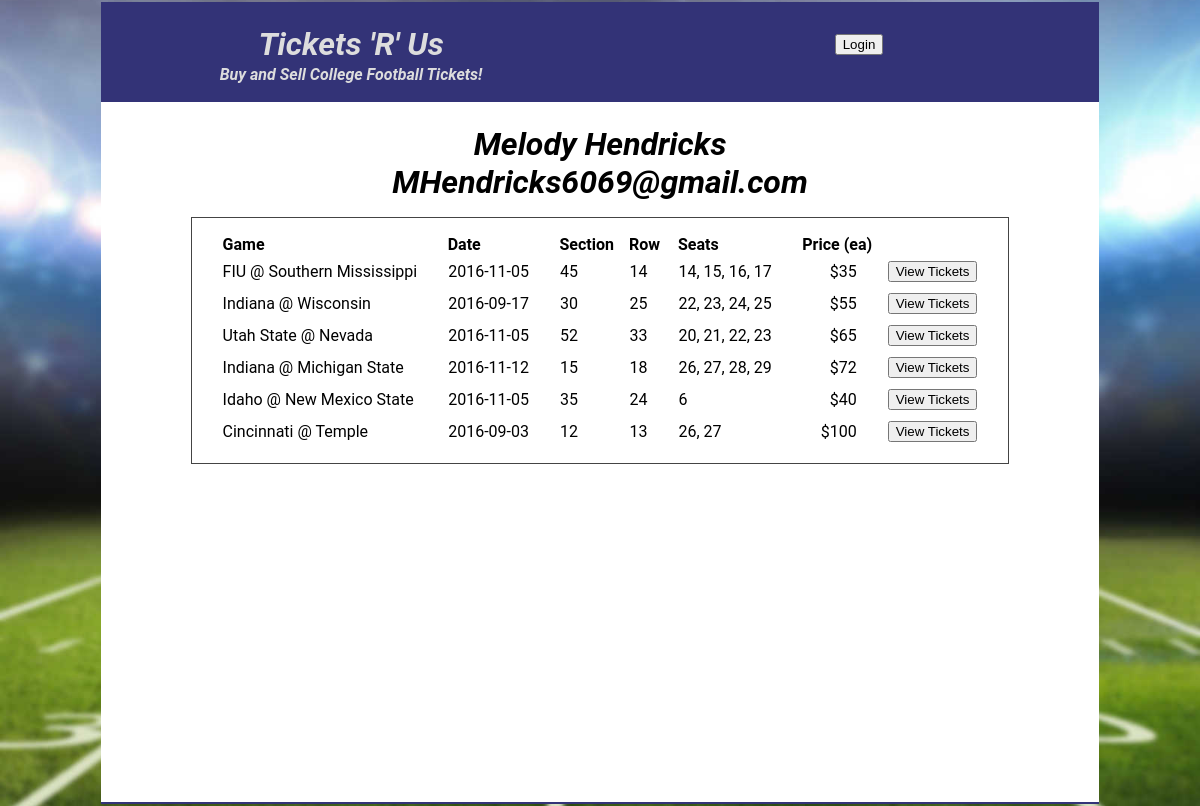
The page /users/4 on the database its author committed.
### tickets.py (models this page shows, shortened)
class User(Base):
    __tablename__ = 'user'
    id = Column(Integer, primary_key=True)
    name = Column(String, nullable=False)
    email = Column(String, unique=True, nullable=False)
    picture = Column(String, nullable=True)

class Ticket_Lot(Base):
    __tablename__ = 'ticket_lot'
    id = Column(Integer, primary_key=True)
    user_id = Column(Integer, ForeignKey('user.id'))
    seller = relationship(User, backref=backref('ticket_lots'))
    game_id = Column(Integer, ForeignKey('game.id'))
    game = relationship(Game, backref=backref('ticket_lots'))
    section = Column(Integer)
    row = Column(Integer)
    price = Column(Integer) # $ per ticket
    def seats(self):
        return [ ticket.seat for ticket in self.tickets ]
    def seats_str(self):
        return ', '.join(map(str,self.seats()))

class Team(Base):
    __tablename__ = 'team'
    id = Column(Integer, primary_key = True)
    name =Column(String, unique=True, nullable = False)
    nickname = Column(String)
    espn_id =  Column(Integer)
    city =  Column(String)
    state = Column(String)
    conference = Column(String, ForeignKey('conference.abbrev_name'))
    logo = Column(String)

class Game(Base):
    __tablename__ = 'game'
    id = Column(Integer, primary_key=True)
    home_team_id = Column(Integer, ForeignKey('team.id'))
    home_team = relationship(Team, foreign_keys=[home_team_id], backref=backref('home_games'))
    visiting_team_id = Column(Integer, ForeignKey('team.id'))
    visiting_team = relationship(Team, foreign_keys=[visiting_team_id], backref=backref('away_games'))
    date = Column(Date, nullable=False)

class Ticket(Base):
    __tablename__ = 'ticket'
    id = Column(Integer, primary_key=True)
    lot_id = Column(Integer, ForeignKey('ticket_lot.id'))
    lot = relationship(Ticket_Lot, backref=backref('tickets'))
    seat = Column(Integer)

### web_server.py (the view)
@app.route('/users/<int:user_id>')
def user(user_id):
    user = db_session.query(User).filter_by(id=user_id).one()
    main = Markup(render_template('user.html', user=user))
    return render_template('layout.html', main=main, login_session=login_session)

### templates/user.html
<div id="user-div">
    <h1>
        {{user.name}} <br>
        {{user.email}}
    </h1>
    <div class="game-tickets">
        <table class="tickets">
            <tr class="ticket-lot">
                <th> Game </th>
                <th> Date </th>
                <th class="section"> Section </td>
                <th class="row"> Row </td>
                <th class="seats"> Seats </td>
                <th class="price"> Price (ea) </td>
            </tr>
            {% for ticket_lot in user.ticket_lots %}
            <tr class="ticket-lot">
                <td class="game"> {{ticket_lot.game.visiting_team.name}} @ {{ticket_lot.game.home_team.name}} </td>
                <td class="date"> {{ticket_lot.game.date}} </td>
                <td class="section"> {{ticket_lot.section}} </td>
                <td class="row"> {{ticket_lot.row}} </td>
                <td class="seats"> {{ticket_lot.seats_str()}} </td>
                <td class="price"> ${{ticket_lot.price}} </td>
                <td class="view-button">
                    <a class="ticket-lot-a" href="/tickets/{{ticket_lot.id}}">
                        <button> View Tickets </button>
                    </a>
                </td>
            </tr>
            {% endfor %}
         </table>
    </div>
</div>

### static/style/tickets.css (style rules this page uses)
body, div, ul, li, p, h1, h2, h3, h4, h5, h6 { -webkit-box-sizing: border-box; -moz-box-sizing: border-box; -ms-box-sizing: border-box; box-sizing: border-box; border: 1px solid transparent; }
body, div, ul, li, p, h1, h2, h3, h4, h5, h6 { padding: 0; margin: 0; }
h1,h2,h3,h4 { width: 100%; }
body { display: -webkit-flex; display: flex; flex-wrap: wrap; flex-direction: row; justify-content: space-around; font-family: "Roboto", sans-serif; font-weight: bold; font-style: italic; text-align: center; background-image: url("/static/images/FF8a5Ku_2000_cropped.jpg"); background-size: cover; background-repeat: no-repeat; background-attachment: fixed; background-position: center; }
.conference-a, .ticket-lot-a { text-decoration: none; }
.game-tickets { border: 1px solid #444; padding: 15px; margin: 15px; background: #fff; }
table { border: 1px solid transparent; border-collapse: collapse; }
tr { border: 1px solid transparent; border-collapse: collapse; }
th { padding-left: 15px; padding-right: 0px; text-align: left; }
td { border: 1px solid transparent; border-collapse: collapse; padding: 5px; padding-left: 15px; padding-right: 15px; text-align: left; }
td.price { text-align: right; }

### rows shown on the page
User: name "Melody Hendricks", email "MHendricks6069@gmail.com"
Ticket_Lot: game.visiting_team.name "FIU", game.home_team.name "Southern Mississippi", game "2016-11-05", section "45", row "14", seats_str "14, 15, 16, 17", price "35"
Ticket_Lot: game.visiting_team.name "Indiana", game.home_team.name "Wisconsin", game "2016-09-17", section "30", row "25", seats_str "22, 23, 24, 25", price "55"
Ticket_Lot: game.visiting_team.name "Utah State", game.home_team.name "Nevada", game "2016-11-05", section "52", row "33", seats_str "20, 21, 22, 23", price "65"
Team: game.visiting_team.name "Indiana"
Team: game.home_team.name "Michigan State"
Game: game "2016-11-12"
Team: game.visiting_team.name "Idaho"
Team: game.home_team.name "New Mexico State"
Game: game "2016-11-05"
Team: game.visiting_team.name "Cincinnati"
Team: game.home_team.name "Temple"
Game: game "2016-09-03"

### other values the page prints
{{ ticket_lot.section }} "15" "35" "12"
{{ ticket_lot.row }} "18" "24" "13"
{{ ticket_lot.seats_str() }} "26, 27, 28, 29" "6" "26, 27"
{{ ticket_lot.price }} "72" "40" "100"
